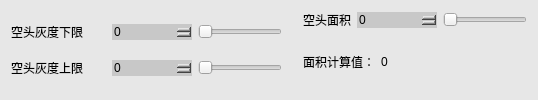
             <widget class="QWidget" name="widget_13" native="true">
              <property name="styleSheet">
               <string notr="true">background-color: rgb(231, 231, 231);</string>
              </property>
              <layout class="QHBoxLayout" name="horizontalLayout_14">
               <item>
                <layout class="QVBoxLayout" name="verticalLayout_10">
                 <item>
                  <layout class="QHBoxLayout" name="horizontalLayout_9">
                   <item>
                    <widget class="QLabel" name="label_19">
                     <property name="sizePolicy">
                      <sizepolicy hsizetype="Fixed" vsizetype="Preferred">
                       <horstretch>0</horstretch>
                       <verstretch>0</verstretch>
                      </sizepolicy>
                     </property>
                     <property name="minimumSize">
                      <size>
                       <width>95</width>
                       <height>0</height>
                      </size>
                     </property>
                     <property name="maximumSize">
                      <size>
                       <width>95</width>
                       <height>16777215</height>
                      </size>
                     </property>
                     <property name="styleSheet">
                      <string notr="true">font: 11pt &quot;微软雅黑&quot;;</string>
                     </property>
                     <property name="text">
                      <string>空头灰度下限</string>
                     </property>
                    </widget>
                   </item>
                   <item>
                    <widget class="KSpinBoxKb" name="spinBoxGrayVal">
                     <property name="sizePolicy">
                      <sizepolicy hsizetype="Preferred" vsizetype="Fixed">
                       <horstretch>0</horstretch>
                       <verstretch>0</verstretch>
                      </sizepolicy>
                     </property>
                     <property name="minimumSize">
                      <size>
                       <width>80</width>
                       <height>0</height>
                      </size>
                     </property>
                     <property name="maximumSize">
                      <size>
                       <width>80</width>
                       <height>16777215</height>
                      </size>
                     </property>
                     <property name="styleSheet">
                      <string notr="true">
QSpinBox
{
	
	font: 12pt &quot;微软雅黑&quot;;
	border-width:1;border-style:none;
	border-color:rgb(255, 255, 255);
	background-color: rgb(200, 200, 200);
	color::rgb(255,255, 0);

}
QSpinBox::down-button
{   
	
	background-color: rgb(200, 200, 200);
	subcontrol-origin:border;
    subcontrol-position:left;
    image: url(:/左normal.png);
    width: 20px;
    height: 30px; ;
}
QSpinBox::up-button
{
board:none;
	background-color: rgb(200, 200, 200);
	subcontrol-origin:border;
    subcontrol-position:right;
    image: url(:/右normal.png);
    width: 20px;
    height: 30px;       
}

QSpinBox::up-button:pressed
{
board:none;
background-color: rgb(103, 103, 103);
	subcontrol-origin:border;
    subcontrol-position:right;
    image: url(:/右press.png);
    width: 20px;
    height: 30px;      
}
QSpinBox::down-button:pressed
{
board:none;
background-color: rgb(103, 103, 103);
	subcontrol-origin:border;
    subcontrol-position:left;
    image: url(:/左press.png);
    width: 20px;
    height: 30px; 
}
</string>
                     </property>
                     <property name="maximum">
                      <number>255</number>
                     </property>
                    </widget>
                   </item>
                   <item>
                    <widget class="QSlider" name="horizontalSliderGrayVal">
                     <property name="minimumSize">
                      <size>
                       <width>80</width>
                       <height>0</height>
                      </size>
                     </property>
                     <property name="maximumSize">
                      <size>
                       <width>120</width>
                       <height>16777215</height>
                      </size>
                     </property>
                     <property name="maximum">
                      <number>255</number>
                     </property>
                     <property name="orientation">
                      <enum>Qt::Horizontal</enum>
                     </property>
                    </widget>
                   </item>
                  </layout>
                 </item>
                 <item>
                  <layout class="QHBoxLayout" name="horizontalLayout_13">
                   <item>
                    <widget class="QLabel" name="label_23">
                     <property name="sizePolicy">
                      <sizepolicy hsizetype="Fixed" vsizetype="Preferred">
                       <horstretch>0</horstretch>
                       <verstretch>0</verstretch>
                      </sizepolicy>
                     </property>
                     <property name="minimumSize">
                      <size>
                       <width>95</width>
                       <height>0</height>
                      </size>
                     </property>
                     <property name="maximumSize">
                      <size>
                       <width>95</width>
                       <height>16777215</height>
                      </size>
                     </property>
                     <property name="styleSheet">
                      <string notr="true">font: 11pt &quot;微软雅黑&quot;;</string>
                     </property>
                     <property name="text">
                      <string>空头灰度上限</string>
                     </property>
                    </widget>
                   </item>
                   <item>
                    <widget class="KSpinBoxKb" name="spinBoxGrayValUpLimit">
                     <property name="minimumSize">
                      <size>
                       <width>80</width>
                       <height>0</height>
                      </size>
                     </property>
                     <property name="maximumSize">
                      <size>
                       <width>80</width>
                       <height>16777215</height>
                      </size>
                     </property>
                     <property name="styleSheet">
                      <string notr="true">
QSpinBox
{
	
	font: 12pt &quot;微软雅黑&quot;;
	border-width:1;border-style:none;
	border-color:rgb(255, 255, 255);
	background-color: rgb(200, 200, 200);
	color::rgb(255,255, 0);

}
QSpinBox::down-button
{   
	
	background-color: rgb(200, 200, 200);
	subcontrol-origin:border;
    subcontrol-position:left;
    image: url(:/左normal.png);
    width: 20px;
    height: 30px; ;
}
QSpinBox::up-button
{
board:none;
	background-color: rgb(200, 200, 200);
	subcontrol-origin:border;
    subcontrol-position:right;
    image: url(:/右normal.png);
    width: 20px;
    height: 30px;       
}

QSpinBox::up-button:pressed
{
board:none;
background-color: rgb(103, 103, 103);
	subcontrol-origin:border;
    subcontrol-position:right;
    image: url(:/右press.png);
    width: 20px;
    height: 30px;      
}
QSpinBox::down-button:pressed
{
board:none;
background-color: rgb(103, 103, 103);
	subcontrol-origin:border;
    subcontrol-position:left;
    image: url(:/左press.png);
    width: 20px;
    height: 30px; 
}
</string>
                     </property>
                     <property name="maximum">
                      <number>255</number>
                     </property>
                    </widget>
                   </item>
                   <item>
                    <widget class="QSlider" name="horizontalspinBoxGrayValUpLimit">
                     <property name="minimumSize">
                      <size>
                       <width>80</width>
                       <height>0</height>
                      </size>
                     </property>
                     <property name="maximumSize">
                      <size>
                       <width>120</width>
                       <height>16777215</height>
                      </size>
                     </property>
                     <property name="maximum">
                      <number>255</number>
                     </property>
                     <property name="orientation">
                      <enum>Qt::Horizontal</enum>
                     </property>
                    </widget>
                   </item>
                  </layout>
                 </item>
                </layout>
               </item>
               <item>
                <spacer name="horizontalSpacer_6">
                 <property name="orientation">
                  <enum>Qt::Horizontal</enum>
                 </property>
                 <property name="sizeType">
                  <enum>QSizePolicy::Fixed</enum>
                 </property>
                 <property name="sizeHint" stdset="0">
                  <size>
                   <width>15</width>
                   <height>20</height>
                  </size>
                 </property>
                </spacer>
               </item>
               <item>
                <layout class="QVBoxLayout" name="verticalLayout_8">
                 <item>
                  <layout class="QHBoxLayout" name="horizontalLayout_10">
                   <item>
                    <widget class="QLabel" name="label_22">
                     <property name="maximumSize">
                      <size>
                       <width>80</width>
                       <height>16777215</height>
                      </size>
                     </property>
                     <property name="styleSheet">
                      <string notr="true">font: 11pt &quot;微软雅黑&quot;;</string>
                     </property>
                     <property name="text">
                      <string>空头面积</string>
                     </property>
                    </widget>
                   </item>
                   <item>
                    <widget class="KSpinBoxKb" name="spinBoxKtMinArea">
                     <property name="minimumSize">
                      <size>
                       <width>80</width>
                       <height>0</height>
                      </size>
                     </property>
                     <property name="maximumSize">
                      <size>
                       <width>80</width>
                       <height>16777215</height>
                      </size>
                     </property>
                     <property name="styleSheet">
                      <string notr="true">
QSpinBox
{
	
	font: 12pt &quot;微软雅黑&quot;;
	border-width:1;border-style:none;
	border-color:rgb(255, 255, 255);
	background-color: rgb(200, 200, 200);
	color::rgb(255,255, 0);

}
QSpinBox::down-button
{   
	
	background-color: rgb(200, 200, 200);
	subcontrol-origin:border;
    subcontrol-position:left;
    image: url(:/左normal.png);
    width: 20px;
    height: 30px; ;
}
QSpinBox::up-button
{
board:none;
	background-color: rgb(200, 200, 200);
	subcontrol-origin:border;
    subcontrol-position:right;
    image: url(:/右normal.png);
    width: 20px;
    height: 30px;       
}

QSpinBox::up-button:pressed
{
board:none;
background-color: rgb(103, 103, 103);
	subcontrol-origin:border;
    subcontrol-position:right;
    image: url(:/右press.png);
    width: 20px;
    height: 30px;      
}
QSpinBox::down-button:pressed
{
board:none;
background-color: rgb(103, 103, 103);
	subcontrol-origin:border;
    subcontrol-position:left;
    image: url(:/左press.png);
    width: 20px;
    height: 30px; 
}
</string>
                     </property>
                     <property name="maximum">
                      <number>10000</number>
                     </property>
                    </widget>
                   </item>
                   <item>
                    <widget class="QSlider" name="horizontalSliderKtMinArea">
                     <property name="minimumSize">
                      <size>
                       <width>80</width>
                       <height>0</height>
                      </size>
                     </property>
                     <property name="maximumSize">
                      <size>
                       <width>120</width>
                       <height>16777215</height>
                      </size>
                     </property>
                     <property name="maximum">
                      <number>10000</number>
                     </property>
                     <property name="orientation">
                      <enum>Qt::Horizontal</enum>
                     </property>
                    </widget>
                   </item>
                  </layout>
                 </item>
                 <item>
                  <layout class="QHBoxLayout" name="horizontalLayout_6">
                   <property name="spacing">
                    <number>2</number>
                   </property>
                   <item>
                    <widget class="QLabel" name="label_21">
                     <property name="sizePolicy">
                      <sizepolicy hsizetype="Preferred" vsizetype="Preferred">
                       <horstretch>0</horstretch>
                       <verstretch>0</verstretch>
                      </sizepolicy>
                     </property>
                     <property name="maximumSize">
                      <size>
                       <width>80</width>
                       <height>16777215</height>
                      </size>
                     </property>
                     <property name="styleSheet">
                      <string notr="true">font: 11pt &quot;微软雅黑&quot;;</string>
                     </property>
                     <property name="text">
                      <string>面积计算值： </string>
                     </property>
                    </widget>
                   </item>
                   <item>
                    <widget class="QLabel" name="label_KtArea">
                     <property name="sizePolicy">
                      <sizepolicy hsizetype="Fixed" vsizetype="Preferred">
                       <horstretch>0</horstretch>
                       <verstretch>0</verstretch>
                      </sizepolicy>
                     </property>
                     <property name="minimumSize">
                      <size>
                       <width>80</width>
                       <height>0</height>
                      </size>
                     </property>
                     <property name="maximumSize">
                      <size>
                       <width>80</width>
                       <height>16777215</height>
                      </size>
                     </property>
                     <property name="styleSheet">
                      <string notr="true">font: 11pt &quot;微软雅黑&quot;;</string>
                     </property>
                     <property name="text">
                      <string>0</string>
                     </property>
                    </widget>
                   </item>
                   <item>
                    <spacer name="horizontalSpacer">
                     <property name="orientation">
                      <enum>Qt::Horizontal</enum>
                     </property>
                     <property name="sizeHint" stdset="0">
                      <size>
                       <width>40</width>
                       <height>20</height>
                      </size>
                     </property>
                    </spacer>
                   </item>
                  </layout>
                 </item>
                </layout>
               </item>
              </layout>
             </widget>
